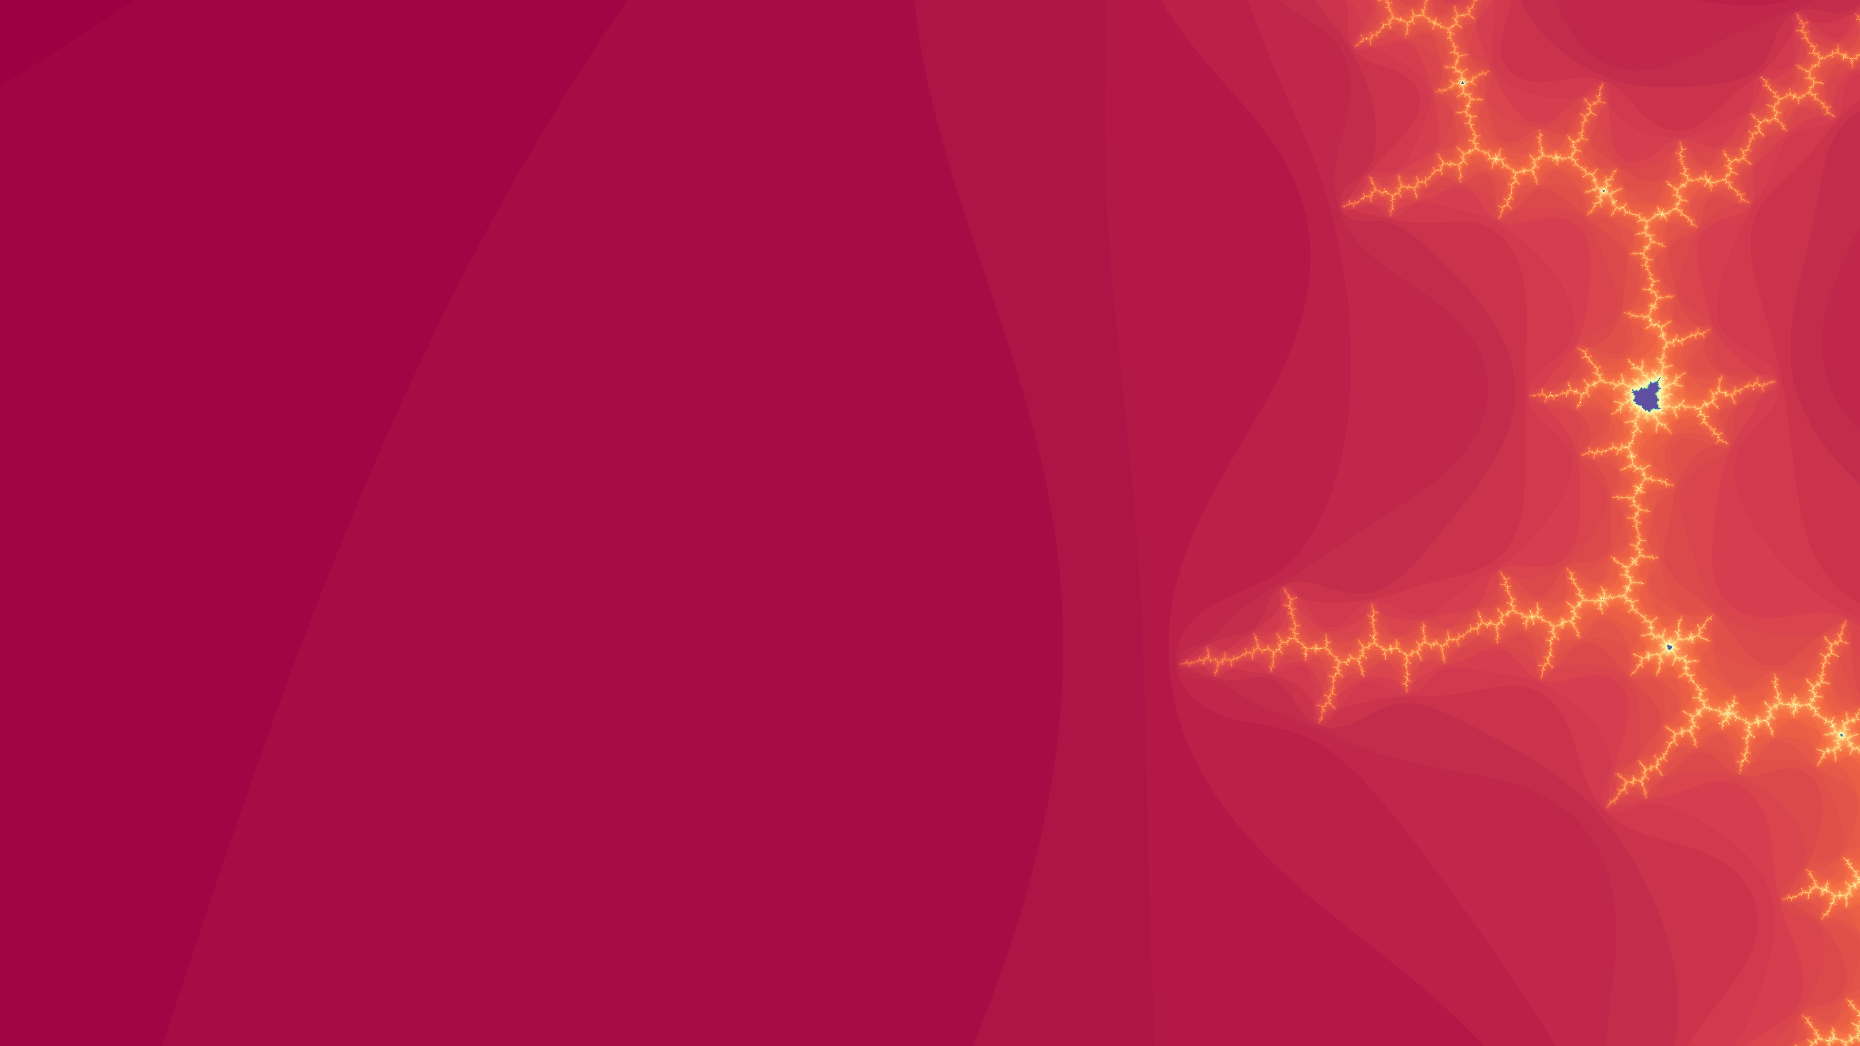

This chart was generated by the following Python code:
import numpy
import matplotlib
import pylab
from numba import autojit

@autojit
def iterMandel(x, y, iterMax):
    """
    Dadas las partes real e imaginaria de un numero complejo,
    determina la iteracion en la cual el candidato al conjunto
    de Mandelbrot se escapa.
    """
    c = complex(x, y)
    z = 0.0j
    for i in range(iterMax):
        z = z**2 + c
        if abs(z) >= 2:
            return i
    
    return iterMax

@autojit
def crearFractal(minX, maxX, minY, maxY, imagen, iteraciones):
    """
    Dada la region de la grafica que se quiere obtener, y el
    tamano de la imagen, determina el valor numerico de cada
    pixel en la grafica y determina si es parte o no del conjunto
    de Mandelbrot.
    """
    altura = imagen.shape[0]
    ancho  = imagen.shape[1]
    
    pixelX = (maxX - minX) / ancho
    pixelY = (maxY - minY) / altura
    
    for x in range(ancho):
        real = minX + x*pixelX
        for y in range(altura):
            imag = minY + y*pixelY
            color = iterMandel(real, imag, iteraciones)
            imagen[y, x] = color

anc = 16.0
alt = 9.0

inicio_x = -1.465
inicio_y = -0.15

escala = 0.004

fin_x = inicio_x + escala*anc
fin_y = inicio_y + escala*alt

imagen = numpy.zeros((alt*300, anc*300), dtype = numpy.uint8)
crearFractal(inicio_x, fin_x, inicio_y, fin_y, imagen, 100)

ax = pylab.imshow(imagen, cmap="Spectral")

ax.axes.get_xaxis().set_visible(False)
ax.axes.get_yaxis().set_visible(False)

ax.axes.spines["right"].set_color("none")
ax.axes.spines["left"].set_color("none")
ax.axes.spines["top"].set_color("none")
ax.axes.spines["bottom"].set_color("none")

fig = pylab.gcf()
fig.savefig("mandel6.png", dpi=300, pad_inches=0.0, bbox_inches='tight', figsize=(16,9))
